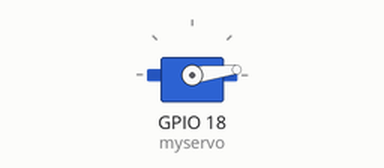
This sketch was run on a simulated ESP32. On the bench: servo.

Above: at 0.05 s.
At 0.85 s:
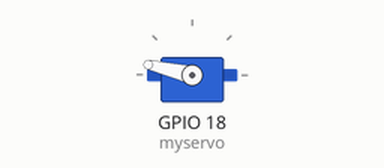
At 5.1 s:
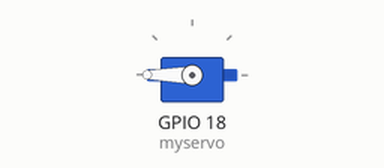
At 10.2 s:
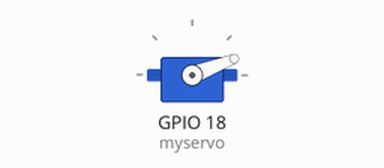
Timing chart, 0 to 14.8 s (numbered marks = the images above):
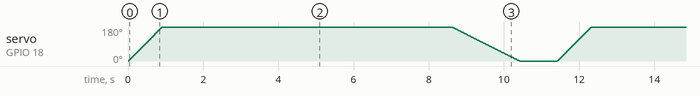

The sketch:

sketch_sep13a.ino
```cpp
#include <ESP32Servo.h>

Servo myservo;  // Create a servo object

void setup() {
  myservo.attach(18);  // Attach the servo to pin 9
}

void loop() {
  // Gradually increase the speed in the clockwise direction
  for (int i = 0; i <= 360; i++) {
    myservo.write(i);
    delay(5);  // Adjust this delay for slower or faster motion
  }

  delay(5000);  // Pause for 1 second

  // Gradually decrease the speed in the counterclockwise direction
  for (int i = 360; i >= 0; i--) {
    myservo.write(i);
    delay(10);  // Adjust this delay for slower or faster motion
  }

  delay(1000);  // Pause for 1 second
}
```
